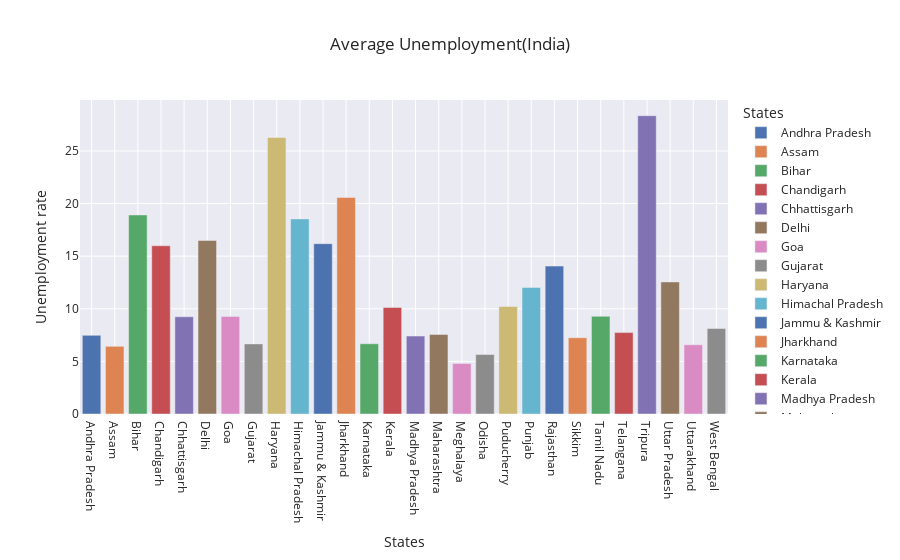

Notebook cell for this chart:
### Markdown cell above
### Using bar plot to show average unemployment rate

### Code cell
data_India_mean=data_India[['Unemployment rate','States']]
data_India_mean=data_India_mean.groupby('States')['Unemployment rate'].mean().reset_index()
fig_mean=px.bar(data_frame=data_India_mean,x='States',y='Unemployment rate',color='States',title='Average Unemployment(India)',template='seaborn')
fig_mean.show()

### Figure 1 — Plotly figure (JSON) as saved in the notebook; plotly's stock layout.template omitted (floating-point values rounded to 4 significant figures)
{"data": [{"alignmentgroup": "True", "hovertemplate": "States=%{x}<br>Unemployment rate=%{y}<extra></extra>", "legendgroup": "Andhra Pradesh", "marker": {"color": "rgb(76,114,176)", "pattern": {"shape": ""}}, "name": "Andhra Pradesh", "offsetgroup": "Andhra Pradesh", "orientation": "v", "showlegend": true, "textposition": "auto", "type": "bar", "x": ["Andhra Pradesh"], "xaxis": "x", "y": [7.477], "yaxis": "y"}, {"alignmentgroup": "True", "hovertemplate": "States=%{x}<br>Unemployment rate=%{y}<extra></extra>", "legendgroup": "Assam", "marker": {"color": "rgb(221,132,82)", "pattern": {"shape": ""}}, "name": "Assam", "offsetgroup": "Assam", "orientation": "v", "showlegend": true, "textposition": "auto", "type": "bar", "x": ["Assam"], "xaxis": "x", "y": [6.428], "yaxis": "y"}, {"alignmentgroup": "True", "hovertemplate": "States=%{x}<br>Unemployment rate=%{y}<extra></extra>", "legendgroup": "Bihar", "marker": {"color": "rgb(85,168,104)", "pattern": {"shape": ""}}, "name": "Bihar", "offsetgroup": "Bihar", "orientation": "v", "showlegend": true, "textposition": "auto", "type": "bar", "x": ["Bihar"], "xaxis": "x", "y": [18.92], "yaxis": "y"}, {"alignmentgroup": "True", "hovertemplate": "States=%{x}<br>Unemployment rate=%{y}<extra></extra>", "legendgroup": "Chandigarh", "marker": {"color": "rgb(196,78,82)", "pattern": {"shape": ""}}, "name": "Chandigarh", "offsetgroup": "Chandigarh", "orientation": "v", "showlegend": true, "textposition": "auto", "type": "bar", "x": ["Chandigarh"], "xaxis": "x", "y": [15.99], "yaxis": "y"}, {"alignmentgroup": "True", "hovertemplate": "States=%{x}<br>Unemployment rate=%{y}<extra></extra>", "legendgroup": "Chhattisgarh", "marker": {"color": "rgb(129,114,179)", "pattern": {"shape": ""}}, "name": "Chhattisgarh", "offsetgroup": "Chhattisgarh", "orientation": "v", "showlegend": true, "textposition": "auto", "type": "bar", "x": ["Chhattisgarh"], "xaxis": "x", "y": [9.24], "yaxis": "y"}, {"alignmentgroup": "True", "hovertemplate": "States=%{x}<br>Unemployment rate=%{y}<extra></extra>", "legendgroup": "Delhi", "marker": {"color": "rgb(147,120,96)", "pattern": {"shape": ""}}, "name": "Delhi", "offsetgroup": "Delhi", "orientation": "v", "showlegend": true, "textposition": "auto", "type": "bar", "x": ["Delhi"], "xaxis": "x", "y": [16.5], "yaxis": "y"}, {"alignmentgroup": "True", "hovertemplate": "States=%{x}<br>Unemployment rate=%{y}<extra></extra>", "legendgroup": "Goa", "marker": {"color": "rgb(218,139,195)", "pattern": {"shape": ""}}, "name": "Goa", "offsetgroup": "Goa", "orientation": "v", "showlegend": true, "textposition": "auto", "type": "bar", "x": ["Goa"], "xaxis": "x", "y": [9.274], "yaxis": "y"}, {"alignmentgroup": "True", "hovertemplate": "States=%{x}<br>Unemployment rate=%{y}<extra></extra>", "legendgroup": "Gujarat", "marker": {"color": "rgb(140,140,140)", "pattern": {"shape": ""}}, "name": "Gujarat", "offsetgroup": "Gujarat", "orientation": "v", "showlegend": true, "textposition": "auto", "type": "bar", "x": ["Gujarat"], "xaxis": "x", "y": [6.664], "yaxis": "y"}, {"alignmentgroup": "True", "hovertemplate": "States=%{x}<br>Unemployment rate=%{y}<extra></extra>", "legendgroup": "Haryana", "marker": {"color": "rgb(204,185,116)", "pattern": {"shape": ""}}, "name": "Haryana", "offsetgroup": "Haryana", "orientation": "v", "showlegend": true, "textposition": "auto", "type": "bar", "x": ["Haryana"], "xaxis": "x", "y": [26.28], "yaxis": "y"}, {"alignmentgroup": "True", "hovertemplate": "States=%{x}<br>Unemployment rate=%{y}<extra></extra>", "legendgroup": "Himachal Pradesh", "marker": {"color": "rgb(100,181,205)", "pattern": {"shape": ""}}, "name": "Himachal Pradesh", "offsetgroup": "Himachal Pradesh", "orientation": "v", "showlegend": true, "textposition": "auto", "type": "bar", "x": ["Himachal Pradesh"], "xaxis": "x", "y": [18.54], "yaxis": "y"}, {"alignmentgroup": "True", "hovertemplate": "States=%{x}<br>Unemployment rate=%{y}<extra></extra>", "legendgroup": "Jammu & Kashmir", "marker": {"color": "rgb(76,114,176)", "pattern": {"shape": ""}}, "name": "Jammu & Kashmir", "offsetgroup": "Jammu & Kashmir", "orientation": "v", "showlegend": true, "textposition": "auto", "type": "bar", "x": ["Jammu & Kashmir"], "xaxis": "x", "y": [16.19], "yaxis": "y"}, {"alignmentgroup": "True", "hovertemplate": "States=%{x}<br>Unemployment rate=%{y}<extra></extra>", "legendgroup": "Jharkhand", "marker": {"color": "rgb(221,132,82)", "pattern": {"shape": ""}}, "name": "Jharkhand", "offsetgroup": "Jharkhand", "orientation": "v", "showlegend": true, "textposition": "auto", "type": "bar", "x": ["Jharkhand"], "xaxis": "x", "y": [20.59], "yaxis": "y"}, {"alignmentgroup": "True", "hovertemplate": "States=%{x}<br>Unemployment rate=%{y}<extra></extra>", "legendgroup": "Karnataka", "marker": {"color": "rgb(85,168,104)", "pattern": {"shape": ""}}, "name": "Karnataka", "offsetgroup": "Karnataka", "orientation": "v", "showlegend": true, "textposition": "auto", "type": "bar", "x": ["Karnataka"], "xaxis": "x", "y": [6.676], "yaxis": "y"}, {"alignmentgroup": "True", "hovertemplate": "States=%{x}<br>Unemployment rate=%{y}<extra></extra>", "legendgroup": "Kerala", "marker": {"color": "rgb(196,78,82)", "pattern": {"shape": ""}}, "name": "Kerala", "offsetgroup": "Kerala", "orientation": "v", "showlegend": true, "textposition": "auto", "type": "bar", "x": ["Kerala"], "xaxis": "x", "y": [10.12], "yaxis": "y"}, {"alignmentgroup": "True", "hovertemplate": "States=%{x}<br>Unemployment rate=%{y}<extra></extra>", "legendgroup": "Madhya Pradesh", "marker": {"color": "rgb(129,114,179)", "pattern": {"shape": ""}}, "name": "Madhya Pradesh", "offsetgroup": "Madhya Pradesh", "orientation": "v", "showlegend": true, "textposition": "auto", "type": "bar", "x": ["Madhya Pradesh"], "xaxis": "x", "y": [7.406], "yaxis": "y"}, {"alignmentgroup": "True", "hovertemplate": "States=%{x}<br>Unemployment rate=%{y}<extra></extra>", "legendgroup": "Maharashtra", "marker": {"color": "rgb(147,120,96)", "pattern": {"shape": ""}}, "name": "Maharashtra", "offsetgroup": "Maharashtra", "orientation": "v", "showlegend": true, "textposition": "auto", "type": "bar", "x": ["Maharashtra"], "xaxis": "x", "y": [7.558], "yaxis": "y"}, {"alignmentgroup": "True", "hovertemplate": "States=%{x}<br>Unemployment rate=%{y}<extra></extra>", "legendgroup": "Meghalaya", "marker": {"color": "rgb(218,139,195)", "pattern": {"shape": ""}}, "name": "Meghalaya", "offsetgroup": "Meghalaya", "orientation": "v", "showlegend": true, "textposition": "auto", "type": "bar", "x": ["Meghalaya"], "xaxis": "x", "y": [4.799], "yaxis": "y"}, {"alignmentgroup": "True", "hovertemplate": "States=%{x}<br>Unemployment rate=%{y}<extra></extra>", "legendgroup": "Odisha", "marker": {"color": "rgb(140,140,140)", "pattern": {"shape": ""}}, "name": "Odisha", "offsetgroup": "Odisha", "orientation": "v", "showlegend": true, "textposition": "auto", "type": "bar", "x": ["Odisha"], "xaxis": "x", "y": [5.658], "yaxis": "y"}, {"alignmentgroup": "True", "hovertemplate": "States=%{x}<br>Unemployment rate=%{y}<extra></extra>", "legendgroup": "Puducherry", "marker": {"color": "rgb(204,185,116)", "pattern": {"shape": ""}}, "name": "Puducherry", "offsetgroup": "Puducherry", "orientation": "v", "showlegend": true, "textposition": "auto", "type": "bar", "x": ["Puducherry"], "xaxis": "x", "y": [10.22], "yaxis": "y"}, {"alignmentgroup": "True", "hovertemplate": "States=%{x}<br>Unemployment rate=%{y}<extra></extra>", "legendgroup": "Punjab", "marker": {"color": "rgb(100,181,205)", "pattern": {"shape": ""}}, "name": "Punjab", "offsetgroup": "Punjab", "orientation": "v", "showlegend": true, "textposition": "auto", "type": "bar", "x": ["Punjab"], "xaxis": "x", "y": [12.03], "yaxis": "y"}, {"alignmentgroup": "True", "hovertemplate": "States=%{x}<br>Unemployment rate=%{y}<extra></extra>", "legendgroup": "Rajasthan", "marker": {"color": "rgb(76,114,176)", "pattern": {"shape": ""}}, "name": "Rajasthan", "offsetgroup": "Rajasthan", "orientation": "v", "showlegend": true, "textposition": "auto", "type": "bar", "x": ["Rajasthan"], "xaxis": "x", "y": [14.06], "yaxis": "y"}, {"alignmentgroup": "True", "hovertemplate": "States=%{x}<br>Unemployment rate=%{y}<extra></extra>", "legendgroup": "Sikkim", "marker": {"color": "rgb(221,132,82)", "pattern": {"shape": ""}}, "name": "Sikkim", "offsetgroup": "Sikkim", "orientation": "v", "showlegend": true, "textposition": "auto", "type": "bar", "x": ["Sikkim"], "xaxis": "x", "y": [7.249], "yaxis": "y"}, {"alignmentgroup": "True", "hovertemplate": "States=%{x}<br>Unemployment rate=%{y}<extra></extra>", "legendgroup": "Tamil Nadu", "marker": {"color": "rgb(85,168,104)", "pattern": {"shape": ""}}, "name": "Tamil Nadu", "offsetgroup": "Tamil Nadu", "orientation": "v", "showlegend": true, "textposition": "auto", "type": "bar", "x": ["Tamil Nadu"], "xaxis": "x", "y": [9.284], "yaxis": "y"}, {"alignmentgroup": "True", "hovertemplate": "States=%{x}<br>Unemployment rate=%{y}<extra></extra>", "legendgroup": "Telangana", "marker": {"color": "rgb(196,78,82)", "pattern": {"shape": ""}}, "name": "Telangana", "offsetgroup": "Telangana", "orientation": "v", "showlegend": true, "textposition": "auto", "type": "bar", "x": ["Telangana"], "xaxis": "x", "y": [7.738], "yaxis": "y"}, {"alignmentgroup": "True", "hovertemplate": "States=%{x}<br>Unemployment rate=%{y}<extra></extra>", "legendgroup": "Tripura", "marker": {"color": "rgb(129,114,179)", "pattern": {"shape": ""}}, "name": "Tripura", "offsetgroup": "Tripura", "orientation": "v", "showlegend": true, "textposition": "auto", "type": "bar", "x": ["Tripura"], "xaxis": "x", "y": [28.35], "yaxis": "y"}, {"alignmentgroup": "True", "hovertemplate": "States=%{x}<br>Unemployment rate=%{y}<extra></extra>", "legendgroup": "Uttar Pradesh", "marker": {"color": "rgb(147,120,96)", "pattern": {"shape": ""}}, "name": "Uttar Pradesh", "offsetgroup": "Uttar Pradesh", "orientation": "v", "showlegend": true, "textposition": "auto", "type": "bar", "x": ["Uttar Pradesh"], "xaxis": "x", "y": [12.55], "yaxis": "y"}, {"alignmentgroup": "True", "hovertemplate": "States=%{x}<br>Unemployment rate=%{y}<extra></extra>", "legendgroup": "Uttarakhand", "marker": {"color": "rgb(218,139,195)", "pattern": {"shape": ""}}, "name": "Uttarakhand", "offsetgroup": "Uttarakhand", "orientation": "v", "showlegend": true, "textposition": "auto", "type": "bar", "x": ["Uttarakhand"], "xaxis": "x", "y": [6.583], "yaxis": "y"}, {"alignmentgroup": "True", "hovertemplate": "States=%{x}<br>Unemployment rate=%{y}<extra></extra>", "legendgroup": "West Bengal", "marker": {"color": "rgb(140,140,140)", "pattern": {"shape": ""}}, "name": "West Bengal", "offsetgroup": "West Bengal", "orientation": "v", "showlegend": true, "textposition": "auto", "type": "bar", "x": ["West Bengal"], "xaxis": "x", "y": [8.125], "yaxis": "y"}], "layout": {"barmode": "relative", "legend": {"title": {"text": "States"}, "tracegroupgap": 0}, "title": {"text": "Average Unemployment(India)"}, "xaxis": {"anchor": "y", "categoryarray": ["Andhra Pradesh", "Assam", "Bihar", "Chandigarh", "Chhattisgarh", "Delhi", "Goa", "Gujarat", "Haryana", "Himachal Pradesh", "Jammu & Kashmir", "Jharkhand", "Karnataka", "Kerala", "Madhya Pradesh", "Maharashtra", "Meghalaya", "Odisha", "Puducherry", "Punjab", "Rajasthan", "Sikkim", "Tamil Nadu", "Telangana", "Tripura", "Uttar Pradesh", "Uttarakhand", "West Bengal"], "categoryorder": "array", "domain": [0, 1], "title": {"text": "States"}}, "yaxis": {"anchor": "x", "domain": [0, 1], "title": {"text": "Unemployment rate"}}}}
